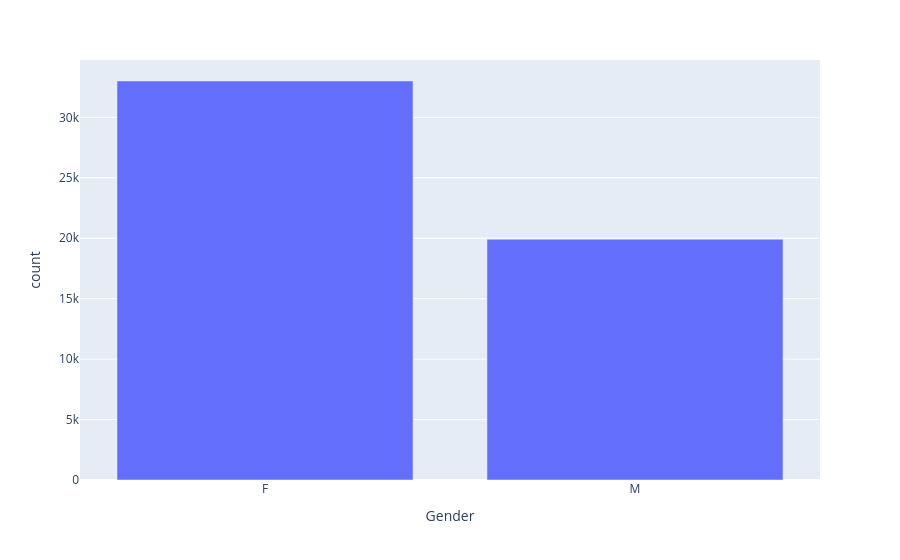

The code cell stored with this chart in its notebook:
### Code cell
df_plot = df.groupby('Gender').size().reset_index(name='count')
fig = px.bar(df_plot, x="Gender", y="count")
fig.show()

### Figure 1 — Plotly figure (JSON) as saved in the notebook; plotly's stock layout.template omitted (floating-point values rounded to 4 significant figures)
{"data": [{"alignmentgroup": "True", "hovertemplate": "Gender=%{x}<br>count=%{y}<extra></extra>", "legendgroup": "", "marker": {"color": "#636efa", "pattern": {"shape": ""}}, "name": "", "offsetgroup": "", "orientation": "v", "showlegend": false, "textposition": "auto", "type": "bar", "x": ["F", "M"], "xaxis": "x", "y": [33007, 19917], "yaxis": "y"}], "layout": {"barmode": "relative", "legend": {"tracegroupgap": 0}, "margin": {"t": 60}, "xaxis": {"anchor": "y", "domain": [0, 1], "title": {"text": "Gender"}}, "yaxis": {"anchor": "x", "domain": [0, 1], "title": {"text": "count"}}}}
